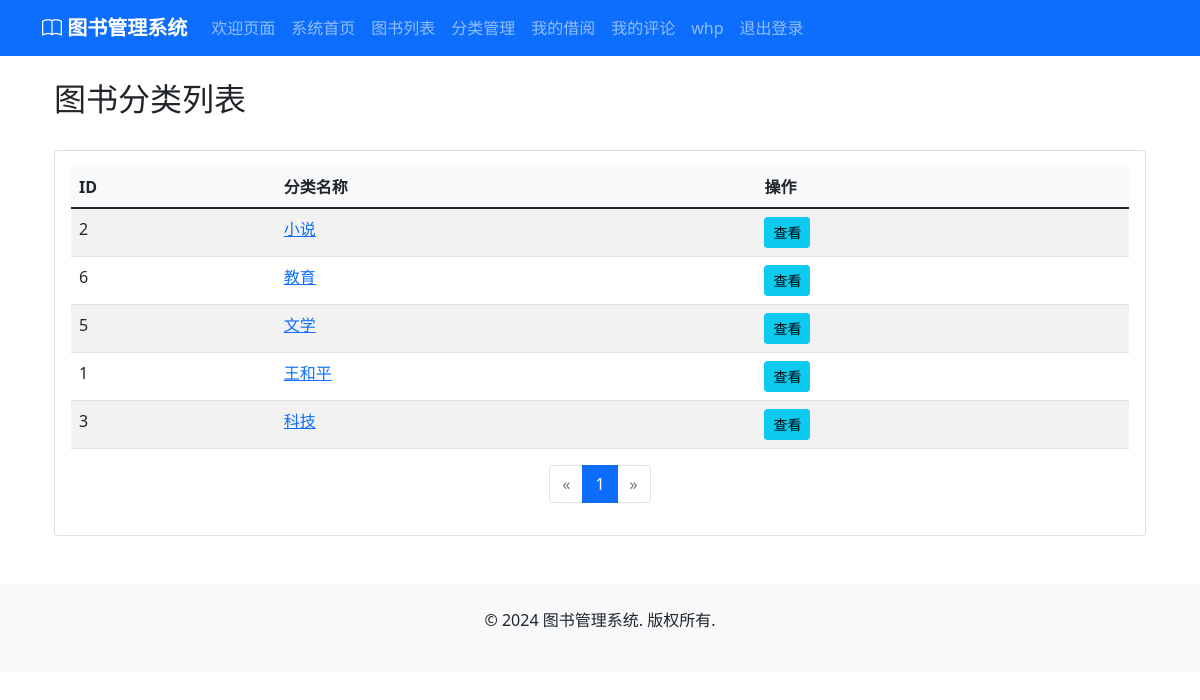
The page /categories/ (signed in) on the database its author committed.
### accounts/models.py (models this page shows, shortened)
class CustomUser(AbstractUser):
    ROLE_CHOICES = [
        ('admin', '管理员'),
        ('user', '普通用户'),
    ]
    role = models.CharField(max_length=10, choices=ROLE_CHOICES, default='user', verbose_name='角色')
    phone = models.CharField(max_length=20, blank=True, null=True, verbose_name='电话')
    address = models.TextField(blank=True, null=True, verbose_name='地址')
    birth_date = models.DateField(blank=True, null=True, verbose_name='出生日期')
    created_at = models.DateTimeField(auto_now_add=True, verbose_name='创建时间')
    updated_at = models.DateTimeField(auto_now=True, verbose_name='更新时间')
    class Meta:
        verbose_name = '用户'
        verbose_name_plural = '用户'
    @property
    def is_admin(self):
        return self.role == 'admin'

### categories/models.py (models this page shows, shortened)
class Category(models.Model):
    name = models.CharField(max_length=100, unique=True, verbose_name='分类名称')
    description = models.TextField(blank=True, null=True, verbose_name='描述')
    created_at = models.DateTimeField(auto_now_add=True, verbose_name='创建时间')
    updated_at = models.DateTimeField(auto_now=True, verbose_name='更新时间')
    class Meta:
        verbose_name = '图书分类'
        verbose_name_plural = '图书分类'

### categories/views.py (the view)
# urls.py: path('', views.category_list, name='category_list'),
@login_required
def category_list(request):
    categories = Category.objects.all().order_by('name')
    paginator = Paginator(categories, 10)
    page_number = request.GET.get('page')
    page_obj = paginator.get_page(page_number)
    return render(request, 'categories/category_list.html', {'page_obj': page_obj})

### templates/categories/category_list.html (shortened to what this page needs)
{% extends 'base.html' %}
{% block content %}
<div class="container mt-4">
    <div class="row mb-4">
        <div class="col-md-6">
            <h2>图书分类列表</h2>
        </div>
    </div>
    <div class="card">
        <div class="card-body">
            {% if page_obj %}
            <table class="table table-striped table-hover">
                <thead>
                    <tr>
                        <th scope="col">ID</th>
                        <th scope="col">分类名称</th>
                        <th scope="col">操作</th>
                    </tr>
                </thead>
                <tbody>
                    {% for category in page_obj %}
                    <tr>
                        <td>{{ category.id }}</td>
                        <td>
                            <a href="{% url 'categories:category_detail' category.id %}">
                                {{ category.name }}
                            </a>
                        </td>
                        <td>
                            <a href="{% url 'categories:category_detail' category.id %}" class="btn btn-sm btn-info mr-2">查看</a>
                        </td>
                    </tr>
                    {% endfor %}
                </tbody>
            </table>
            <nav aria-label="Page navigation">
                <ul class="pagination justify-content-center">
                    {% if page_obj.has_previous %}
                    <li class="page-item">
                        <a class="page-link" href="?page={{ page_obj.previous_page_number }}" aria-label="Previous">
                            <span aria-hidden="true">&laquo;</span>
                        </a>
                    </li>
                    {% else %}
                    <li class="page-item disabled">
                        <a class="page-link" href="#" aria-label="Previous">
                            <span aria-hidden="true">&laquo;</span>
                        </a>
                    </li>
                    {% endif %}
                    {% for num in page_obj.paginator.page_range %}
                    {% if page_obj.number == num %}
                    <li class="page-item active">
                        <a class="page-link" href="?page={{ num }}">{{ num }}</a>
                    </li>
                    {% else %}
                    <li class="page-item">
                        <a class="page-link" href="?page={{ num }}">{{ num }}</a>
                    </li>
                    {% endif %}
                    {% endfor %}
                    {% if page_obj.has_next %}
                    <li class="page-item">
                        <a class="page-link" href="?page={{ page_obj.next_page_number }}" aria-label="Next">
                            <span aria-hidden="true">&raquo;</span>
                        </a>
                    </li>
                    {% else %}
                    <li class="page-item disabled">
                        <a class="page-link" href="#" aria-label="Next">
                            <span aria-hidden="true">&raquo;</span>
                        </a>
                    </li>
                    {% endif %}
                </ul>
            </nav>
            {% else %}
            <div class="alert alert-info" role="alert">
                暂无分类数据
            </div>
            {% endif %}
        </div>
    </div>
</div>
{% endblock %}

### templates/base.html (shortened to what this page needs)
<!DOCTYPE html>
<html lang="zh-hans">
<head>
    <link href="https://cdn.jsdelivr.net/npm/bootstrap@5.1.3/dist/css/bootstrap.min.css" rel="stylesheet">
    <link href="https://cdn.jsdelivr.net/npm/bootstrap-icons@1.7.2/font/bootstrap-icons.css" rel="stylesheet">
    {% load static %}
    <link rel="stylesheet" href="{% static 'css/style.css' %}">
</head>
<body>
    <nav class="navbar navbar-expand-lg navbar-dark bg-primary">
        <div class="container">
            <a class="navbar-brand" href="{% url 'welcome' %}">
                <i class="bi bi-book"></i> 图书管理系统
            </a>
            <div class="collapse navbar-collapse" id="navbarNav">
                <ul class="navbar-nav">
                    <li class="nav-item active">
                        <a class="nav-link" href="{% url 'welcome' %}">欢迎页面</a>
                    </li>
                    {% if user.is_authenticated %}
                    <li class="nav-item">
                        <a class="nav-link" href="{% url 'home' %}">系统首页</a>
                    </li>
                    {% endif %}
                    <li class="nav-item">
                        <a class="nav-link" href="{% url 'books:book_list' %}">图书列表</a>
                    </li>
                    <li class="nav-item">
                        <a class="nav-link" href="{% url 'categories:category_list' %}">分类管理</a>
                    </li>
                    {% if user.is_authenticated %}
                    <li class="nav-item">
                        <a class="nav-link" href="{% url 'borrowing:my_records' %}">我的借阅</a>
                    </li>
                    <li class="nav-item">
                        <a class="nav-link" href="{% url 'reviews:my_reviews' %}">我的评论</a>
                    </li>
                    {% endif %}
                </ul>
                <ul class="navbar-nav ml-auto">
                    {% if user.is_authenticated %}
                    <li class="nav-item">
                        <span class="nav-link">{{ user.username }}</span>
                    </li>
                    <li class="nav-item">
                        <a class="nav-link" href="{% url 'accounts:logout' %}">退出登录</a>
                    </li>
                    {% endif %}
                </ul>
            </div>
        </div>
    </nav>
    <main class="container mt-4">
        {% block content %}
        {% endblock %}
    </main>
    <footer class="bg-light mt-5 py-4">
        <div class="container text-center">
            <p>&copy; 2024 图书管理系统. 版权所有.</p>
        </div>
    </footer>
</body>
</html>

### static/css/style.css (style rules this page uses)
.navbar-brand { font-weight: bold; }
.table th { background-color: #f8f9fa; }
.pagination { justify-content: center; }

### rows shown on the page
CustomUser: username "whp"
Category: id "2", name "小说"
Category: id "6", name "教育"
Category: id "5", name "文学"
Category: id "1", name "王和平"
Category: id "3", name "科技"

### other values the page prints
{{ num }} "1"
